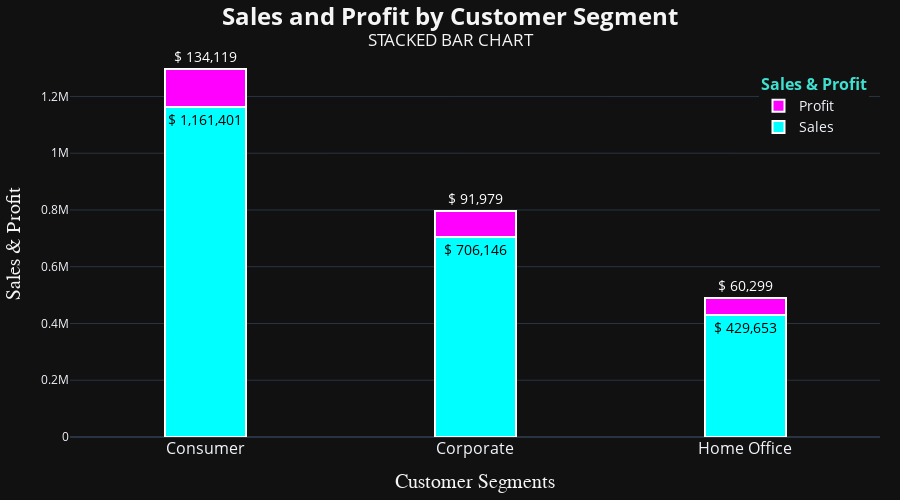

This figure's notebook cell:
### Code cell
trace1 = go.Bar(
    x = spbcs['Segment'],
    y = spbcs['Sales'],
    marker = dict(color = 'cyan', line = dict(color = 'white', width = 2)),
    text = spbcs['Sales'].apply(lambda x: f'${x: ,.0f}'),
    textfont = dict(color = 'black', size = 14),
    textposition = 'outside',
    showlegend = True,
    width = 0.3, name = 'Sales',
    hoverinfo = 'x+y',
    hovertemplate = '%{y:$,.0f}<extra>Sales</extra>'
)
trace2 = go.Bar(
    x = spbcs['Segment'],
    y = spbcs['Profit'],
    marker = dict(color = 'magenta', line = dict(color = 'white', width = 2)),
    text = spbcs['Profit'].apply(lambda x: f'${x: ,.0f}'),
    textfont = dict(color = 'white', size = 14),
    textposition = 'outside',
    showlegend = True,
    width = 0.3, name = 'Profit',
    hoverinfo = 'x+y', hovertemplate = '%{y:$,.0f}<extra>Profit</extra>'
)
layout = go.Layout(
    title = dict(text = '<b>Sales and Profit by Customer Segment</b><br><sup>STACKED BAR CHART</sup>', 
                 font = dict(size = 24, color = 'whitesmoke'), x = 0.5),
    barmode = 'stack',
    xaxis = dict(title = dict(text = 'Customer Segments', font = dict(size = 20, color = 'whitesmoke', family = 'Arial')), tickangle = 0, tickfont = dict(size = 16)),
    yaxis = dict(title = dict(text = 'Sales & Profit', font = dict(size = 20, color = 'whitesmoke', family = 'Arial'))),
    legend = dict(x = 0.85, y = 0.95, title = dict(text = '<b>Sales & Profit</b>', font = dict(size = 16, color = 'turquoise')), font = dict(size = 14)),
    template = 'plotly_dark',
    height = 500, hovermode = 'x unified',
    margin = dict(t = 50, b = 50, r = 20, l = 20)
)
fig = go.Figure([trace1,trace2],layout)
fig.show()

### Figure 1 — Plotly figure (JSON) as saved in the notebook; plotly's stock layout.template omitted (floating-point values rounded to 4 significant figures)
{"data": [{"hoverinfo": "x+y", "hovertemplate": "%{y:$,.0f}<extra>Sales</extra>", "marker": {"color": "cyan", "line": {"color": "white", "width": 2}}, "name": "Sales", "showlegend": true, "text": ["$ 1,161,401", "$ 706,146", "$ 429,653"], "textfont": {"color": "black", "size": 14}, "textposition": "outside", "type": "bar", "width": 0.3, "x": ["Consumer", "Corporate", "Home Office"], "y": [1161000.0, 706100.0, 429700.0]}, {"hoverinfo": "x+y", "hovertemplate": "%{y:$,.0f}<extra>Profit</extra>", "marker": {"color": "magenta", "line": {"color": "white", "width": 2}}, "name": "Profit", "showlegend": true, "text": ["$ 134,119", "$ 91,979", "$ 60,299"], "textfont": {"color": "white", "size": 14}, "textposition": "outside", "type": "bar", "width": 0.3, "x": ["Consumer", "Corporate", "Home Office"], "y": [134100.0, 91980.0, 60300.0]}], "layout": {"barmode": "stack", "height": 500, "hovermode": "x unified", "legend": {"font": {"size": 14}, "title": {"font": {"color": "turquoise", "size": 16}, "text": "<b>Sales & Profit</b>"}, "x": 0.85, "y": 0.95}, "margin": {"b": 50, "l": 20, "r": 20, "t": 50}, "title": {"font": {"color": "whitesmoke", "size": 24}, "text": "<b>Sales and Profit by Customer Segment</b><br><sup>STACKED BAR CHART</sup>", "x": 0.5}, "xaxis": {"tickangle": 0, "tickfont": {"size": 16}, "title": {"font": {"color": "whitesmoke", "family": "Arial", "size": 20}, "text": "Customer Segments"}}, "yaxis": {"title": {"font": {"color": "whitesmoke", "family": "Arial", "size": 20}, "text": "Sales & Profit"}}}}
